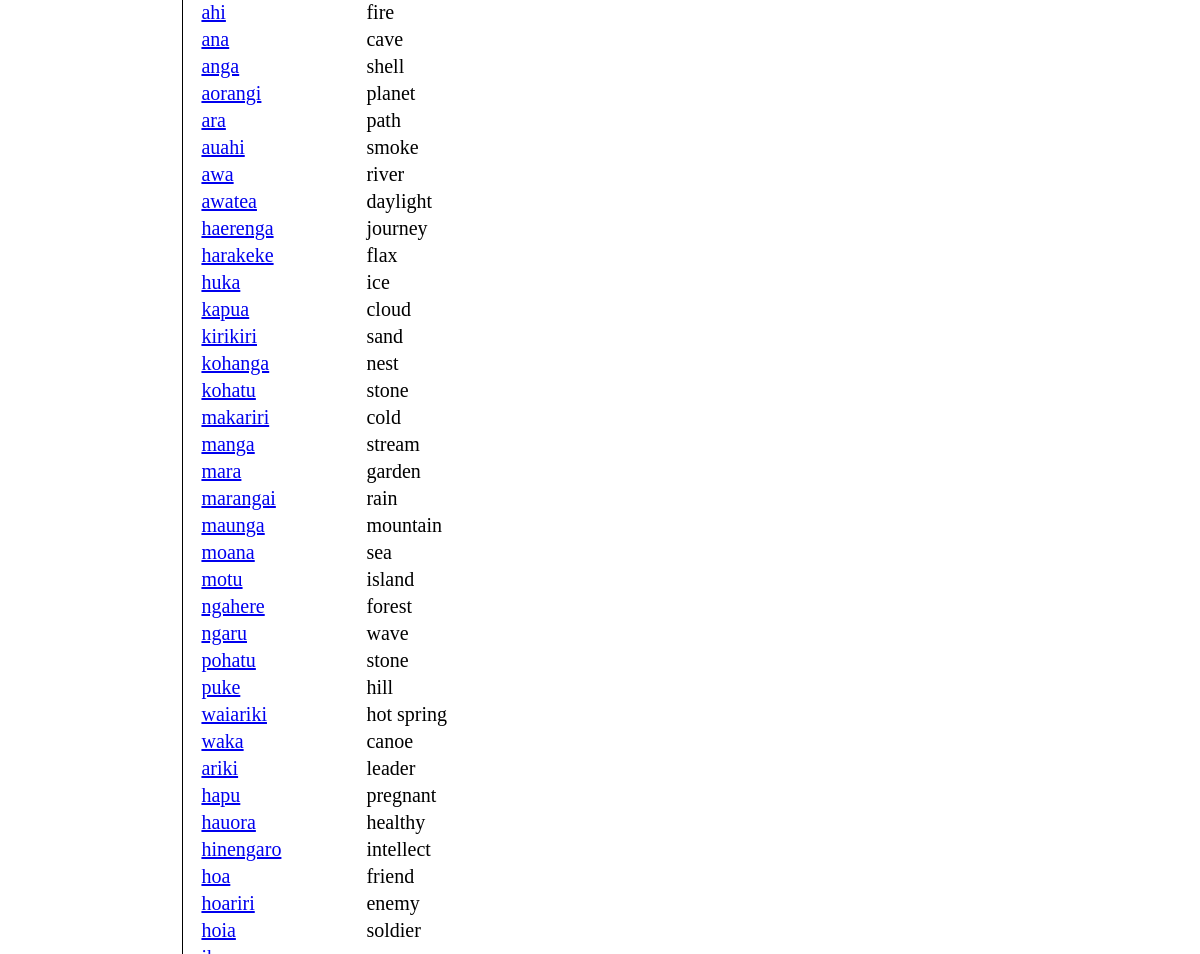
Before: / (middle part) with the older database file.
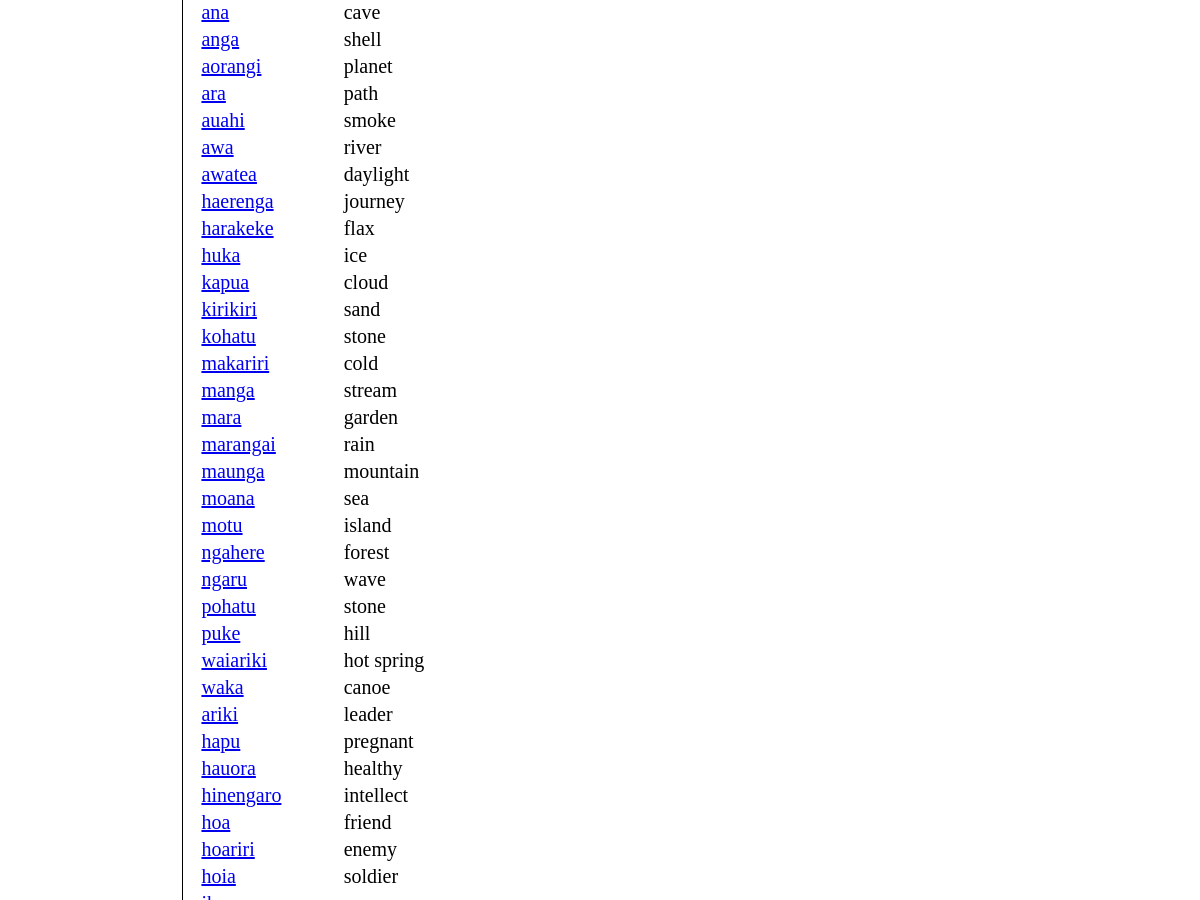
After: the same page with the newer database file.
### tables this page shows
CREATE TABLE "maori_dictionary" (
	"id"	INTEGER,
	"maori"	TEXT NOT NULL,
	"english"	INTEGER NOT NULL,
	"category_id"	INTEGER NOT NULL,
	"definition"	TEXT,
	"level"	INTEGER NOT NULL,
	"image"	TEXT,
	"last_edited"	TEXT NOT NULL,
	"edited_by"	INTEGER NOT NULL,
	PRIMARY KEY("id" AUTOINCREMENT),
	FOREIGN KEY("category_id") REFERENCES "categories"("id")
);

### app.py (the view)
@app.route("/")
def render_home():
    user = get_user()
    categories, terms = db_interact([["SELECT * FROM categories", False, "fetchall"], [
                                                   "SELECT * FROM maori_dictionary", False, "fetchall"]])
    error = request.args.get("error")
    return render_template("home.html", categories=categories, terms=terms, user=user, error=error)

### app.py (called while the page is built)
def create_connection(sql):
    try:
        return sqlite3.connect(sql)
    except sqlite3.Error:
        print(sqlite3.Error)
    return (None)

def db_interact(data_requests):
    db = create_connection(DB)
    cur = db.cursor()
    results = []
    for data_request in data_requests:
        if data_request[1]:
            temp = cur.execute(data_request[0], data_request[1])
        else:
            temp = cur.execute(data_request[0])
        print(data_request)
        if data_request[2] == "fetchone":
            results.append(temp.fetchone())
        elif data_request[2] == "fetchall":
            results.append(temp.fetchall())
        elif data_request[2] == "commit":
            db.commit()
    db.close()
    return results

def get_user():
    if ("username" in session):
        display_name = session["username"]
        permission = session["permission"]
        if display_name is None:
            return False
        return [display_name, permission]
    return False

### templates/home.html (shortened to what this page needs)
{% extends 'base.html' %}
{% block main %}
<br>
<table>
    <tbody>
        {%for term in terms%}
        <tr>
        <td><a href="/term/{{term[0]}}"> {{term[1]}} </a></td>
        <td>{{term[2]}} </td>
        {%endfor%}
    </tbody>
</table>
{% endblock %}

Changed rows visible on the page:
no longer on this page (row unchanged): maori_dictionary: maori "ahi", english "fire"
removed maori_dictionary: maori "kohanga", english "nest"
